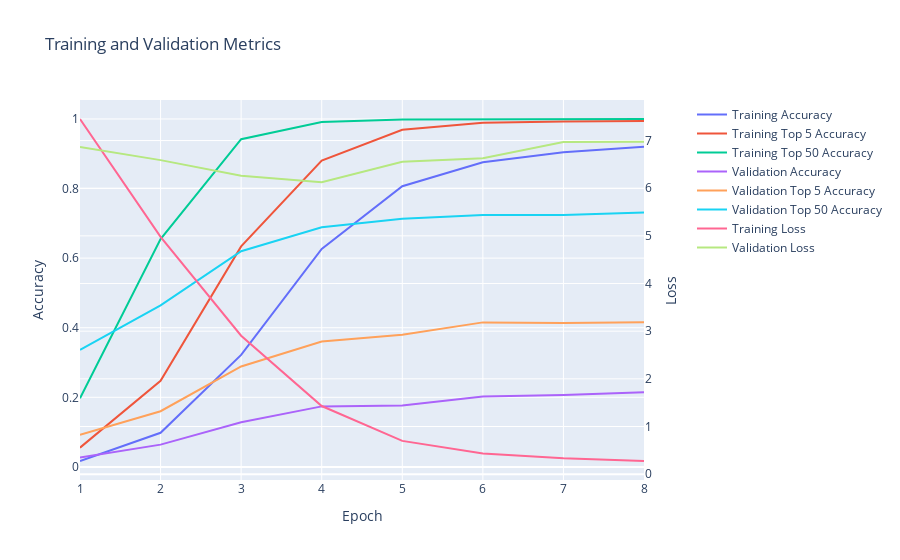

Notebook code for this chart:
### Code cell
softmax_similarity_model.display_training_history()

### Figure 1 — Plotly figure (JSON) as saved in the notebook; plotly's stock layout.template omitted (floating-point values rounded to 4 significant figures)
{"data": [{"mode": "lines", "name": "Training Accuracy", "type": "scatter", "x": [1, 2, 3, 4, 5, 6, 7, 8], "xaxis": "x", "y": [0.017, 0.09807, 0.3219, 0.6263, 0.8065, 0.8756, 0.9043, 0.9199, 0.9334], "yaxis": "y"}, {"mode": "lines", "name": "Training Top 5 Accuracy", "type": "scatter", "x": [1, 2, 3, 4, 5, 6, 7, 8], "xaxis": "x", "y": [0.05531, 0.2475, 0.6337, 0.8806, 0.9689, 0.9891, 0.9924, 0.9939, 0.9943], "yaxis": "y"}, {"mode": "lines", "name": "Training Top 50 Accuracy", "type": "scatter", "x": [1, 2, 3, 4, 5, 6, 7, 8], "xaxis": "x", "y": [0.1973, 0.6545, 0.9418, 0.9911, 0.9985, 0.9995, 0.9999, 0.9997, 0.9999], "yaxis": "y"}, {"mode": "lines", "name": "Validation Accuracy", "type": "scatter", "x": [1, 2, 3, 4, 5, 6, 7, 8], "xaxis": "x", "y": [0.02668, 0.06409, 0.1284, 0.1739, 0.1766, 0.2025, 0.2066, 0.2142, 0.2236], "yaxis": "y"}, {"mode": "lines", "name": "Validation Top 5 Accuracy", "type": "scatter", "x": [1, 2, 3, 4, 5, 6, 7, 8], "xaxis": "x", "y": [0.09207, 0.1601, 0.2888, 0.3602, 0.3798, 0.4154, 0.4133, 0.4159, 0.4371], "yaxis": "y"}, {"mode": "lines", "name": "Validation Top 50 Accuracy", "type": "scatter", "x": [1, 2, 3, 4, 5, 6, 7, 8], "xaxis": "x", "y": [0.3364, 0.4643, 0.6199, 0.6887, 0.7133, 0.7243, 0.724, 0.7308, 0.7392], "yaxis": "y"}, {"mode": "lines", "name": "Training Loss", "type": "scatter", "x": [1, 2, 3, 4, 5, 6, 7, 8], "xaxis": "x", "y": [7.452, 4.978, 2.905, 1.43, 0.6984, 0.4354, 0.3316, 0.2762, 0.2349], "yaxis": "y2"}, {"mode": "lines", "name": "Validation Loss", "type": "scatter", "x": [1, 2, 3, 4, 5, 6, 7, 8], "xaxis": "x", "y": [6.865, 6.589, 6.259, 6.126, 6.553, 6.627, 6.969, 6.977, 6.881], "yaxis": "y2"}], "layout": {"title": {"text": "Training and Validation Metrics"}, "xaxis": {"anchor": "y", "domain": [0.0, 0.94], "title": {"text": "Epoch"}}, "yaxis": {"anchor": "x", "domain": [0.0, 1.0], "title": {"text": "Accuracy"}}, "yaxis2": {"anchor": "x", "overlaying": "y", "side": "right", "title": {"text": "Loss"}}}}
